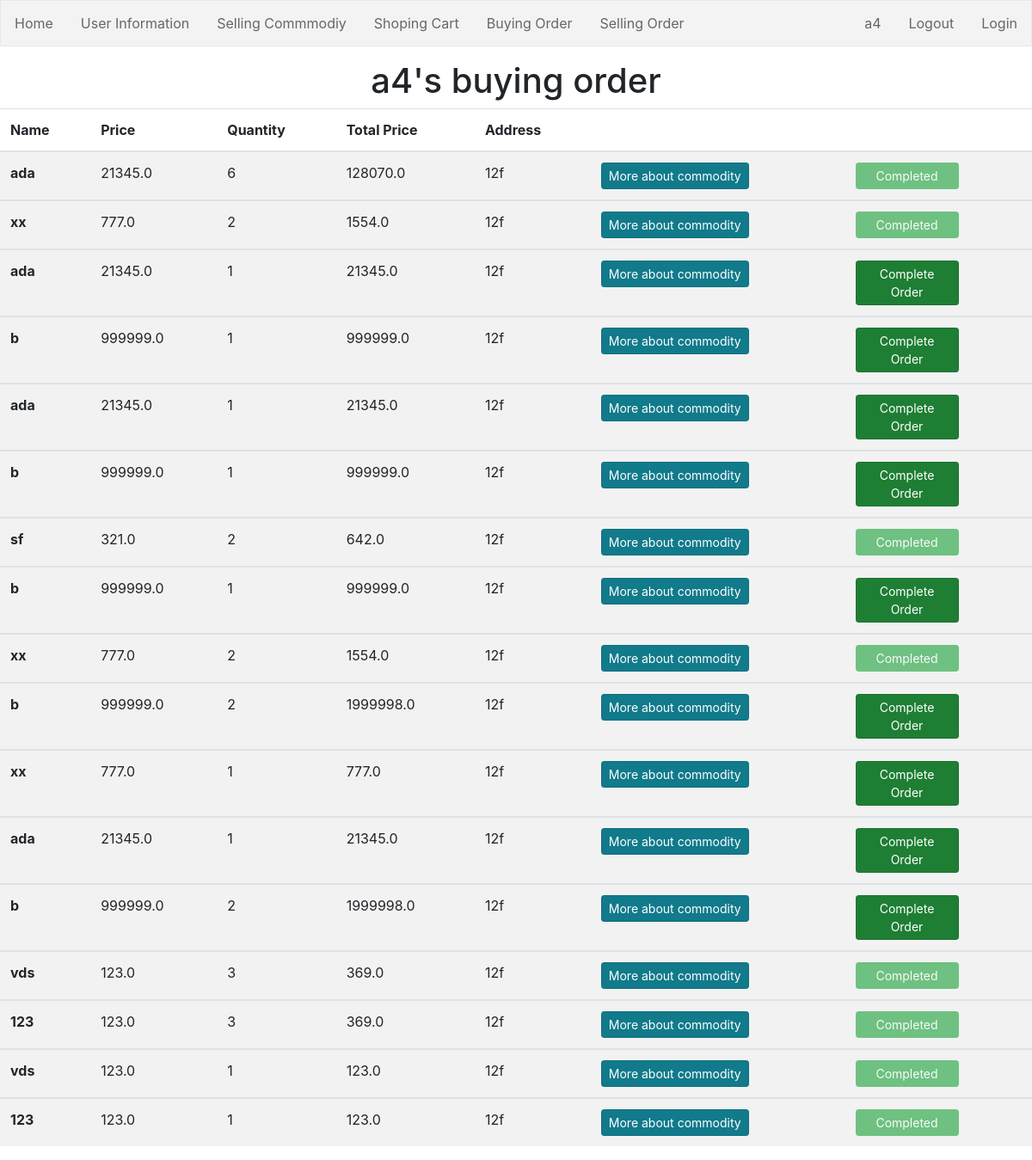
Page /polls/order (signed in) on the committed database.
### polls/models.py (models this page shows)
class User_info(models.Model):
    img = models.ImageField(upload_to=user_path,default="")
    user_id=models.AutoField(primary_key=True)
    user_name=models.CharField(max_length=100)
    user_password=models.CharField(max_length=100)
    phone_num=models.CharField(max_length=100,default="No")
    address=models.CharField(max_length=100,default="No")

class Order(models.Model):
    buyer=models.ForeignKey(User_info,on_delete=models.DO_NOTHING,related_name='buy_order')
    food_id=models.CharField(max_length=100,default='')
    food_name=models.CharField(max_length=100)
    food_num=models.IntegerField(default=0)
    food_price=models.FloatField(default=0)
    cost=models.FloatField(default=0)
    seller=models.ForeignKey(User_info,on_delete=models.DO_NOTHING,related_name="sell_order")
    has_pay=models.BooleanField(default=False)
    has_complete=models.BooleanField(default=False)
    can_buy=models.BooleanField(default=False)

### polls/views.py (the view)
# urls.py: path('order',views.order,name="order"),
def order(request):
    if request.method=='GET':
        user_name = request.session.get('user_name', '')
        if not user_name:
            return render(request, 'login.html')
        else:
            user =0
            try:
                sql_statement="select * from polls_user_info where user_name = %s "
                para_list=[request.session['user_name']]
                user=execute_sql(sql_statement,para_list)
            except:
                user = User_info.objects.get(user_name=request.session['user_name'])
            order_list =0
            try:
                sql_statement="select * from order where buyer=%s and has_pay=%d"
                para_list=[user, True]
                order_list =execute_sql(sql_statement,para_list)
            except:
                order_list = Order.objects.filter(buyer=user, has_pay=True)
            login=True
            u_name=User_info.objects.get(user_name=request.session['user_name']).user_name
            context={
                'user':user_name,
                'address':user.address,
                'order_list':order_list,
                'login':login,
                'u_name':u_name
            }
            return render(request, 'order.html',context)

### polls/views.py (called while the page is built)
def execute_sql(sql_statement,para_list):
    with connections.cursor() as cursor:
        cursor.execute(sql_statement,para_list)
        return cursor

### polls/templates/order.html (shortened to what this page needs)
{% include "navigation.html"%}
<link rel="stylesheet" href="https://stackpath.bootstrapcdn.com/bootstrap/4.3.1/css/bootstrap.min.css">
<h1 class="text-center">{{user}}'s buying order</h1>
{% if order_list %}
<table class="table table-striped">
        <thead>
          <tr>
            <th scope="col">Name</th>
            <th scope="col">Price</th>
            <th scope="col">Quantity</th>
            <th scope="col">Total Price</th>
            <th scope="col">Address</th>
            <th colspan="3"></th>
          </tr>
        </thead>
{% for order in order_list %}
        <tbody>
          <tr>
            <th scope="row">{{ order.food_name }}</th>
            <td>{{ order.food_price }}</td>
            <td>{{ order.food_num }}</td>
            <td>{{order.cost}}</td>
            <td>{{address}}</td>
            <td>
                <a href={% url 'food_detail' order.food_id %} class="btn btn-info btn-sm active" role="button" aria-pressed="true">More about commodity</a>
            </td>
            {% if order.has_complete %}
            <td>
                <a href={% url 'complete' order.food_id %} class="btn btn-success btn-sm disabled" role="button" aria-pressed="true" style="width:120px;" >Completed</a>
            </td>
            {% else %}
            <td>
                <a href={% url 'complete' order.food_id %} class="btn btn-success btn-sm active" role="button" aria-pressed="true" style="width:120px" >Complete Order</a>
            </td>
            {% endif %}
          </tr>
        </tbody>
{% endfor %}
</table>
{% endif %}

### polls/templates/navigation.html (shortened to what this page needs)
<!DOCTYPE html>
<html>
<head>
</head>
<body>
    <ul>
        <li><a href={% url 'food_index'  %}>Home</a></li>
        <li><a href={% url 'user_detail'  %}>User Information</a></li>
        <li><a href={% url 'detail' %}>Selling Commmodiy</a></li>
        <li><a href={% url 'pre_order' %}>Shoping Cart</a></li>
        <li><a href={% url 'order' %}>Buying Order</a></li>
        <li><a href={% url 'sell_order' %}>Selling Order</a></li>
        {% if login == False %}
        <li style="float:right"><a href={% url 'register'  %}>Register</a></li>
        <li style="float:right"><a href={% url 'login'  %}>Login</a></li>
        {% else %}
        <li style="float:right"><a href={% url 'register'  %}>Login</a></li>
        <li style="float:right"><a href={% url 'login'  %}>Logout</a></li>
        <li style="float:right"><a href={% url 'user_detail'  %}>{{u_name}}</a></li>
        {% endif %}
    </ul>
</body>
</html>

### polls/templates/navigation.html (style rules this page uses)
ul { list-style-type: none; margin: 0; padding: 0; overflow: hidden; border: 1px solid #e7e7e7; background-color: #f3f3f3; }
li { float: left; }
li a { display: block; color: #666; text-align: center; padding: 14px 16px; text-decoration: none; }

### rows in the picture
User_info: user_name "a4", address "12f"
Order: food_name "ada", food_price "21345.0", food_num "6", cost "128070.0", has_complete "Completed"
Order: food_name "xx", food_price "777.0", food_num "2", cost "1554.0", has_complete "Completed"
Order: food_name "ada", food_price "21345.0", food_num "1", cost "21345.0", has_complete "Complete Order"
Order: food_name "b", food_price "999999.0", food_num "1", cost "999999.0", has_complete "Complete Order"
Order: food_name "ada", food_price "21345.0", food_num "1", cost "21345.0", has_complete "Complete Order"
Order: food_name "b", food_price "999999.0", food_num "1", cost "999999.0", has_complete "Complete Order"
Order: food_name "sf", food_price "321.0", food_num "2", cost "642.0", has_complete "Completed"
Order: food_name "b", food_price "999999.0", food_num "1", cost "999999.0", has_complete "Complete Order"
Order: food_name "xx", food_price "777.0", food_num "2", cost "1554.0", has_complete "Completed"
Order: food_name "b", food_price "999999.0", food_num "2", cost "1999998.0", has_complete "Complete Order"
Order: food_name "xx", food_price "777.0", food_num "1", cost "777.0", has_complete "Complete Order"
Order: food_name "ada", food_price "21345.0", food_num "1", cost "21345.0", has_complete "Complete Order"
Order: food_name "b", food_price "999999.0", food_num "2", cost "1999998.0", has_complete "Complete Order"
Order: food_name "vds", food_price "123.0", food_num "3", cost "369.0", has_complete "Completed"
Order: food_name "123", food_price "123.0", food_num "3", cost "369.0", has_complete "Completed"
Order: food_name "vds", food_price "123.0", food_num "1", cost "123.0", has_complete "Completed"
Order: food_name "123", food_price "123.0", food_num "1", cost "123.0", has_complete "Completed"

### other values in the picture
{{ user }} "a4"
